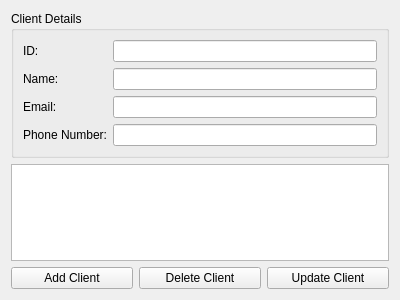
<?xml version="1.0" encoding="UTF-8"?>
<ui version="4.0">
    <class>ClientsUI</class>
    <widget class="QWidget" name="ClientsUI">
        <property name="geometry">
            <rect>
                <x>0</x>
                <y>0</y>
                <width>400</width>
                <height>300</height>
            </rect>
        </property>
        <property name="windowTitle">
            <string>Form</string>
        </property>
        <layout class="QVBoxLayout" name="verticalLayout_3">
            <item>
                <widget class="QGroupBox" name="groupBox">
                    <property name="title">
                        <string>Client Details</string>
                    </property>
                    <layout class="QFormLayout" name="formLayout">
                        <item row="0" column="0">
                            <widget class="QLabel" name="nameLabel_2">
                                <property name="text">
                                    <string>ID:</string>
                                </property>
                            </widget>
                        </item>
                        <item row="0" column="1">
                            <widget class="QLineEdit" name="idLineEdit"/>
                        </item>
                        <item row="1" column="0">
                            <widget class="QLabel" name="rankingLabel">
                                <property name="text">
                                    <string>Name:</string>
                                </property>
                            </widget>
                        </item>
                        <item row="1" column="1">
                            <widget class="QLineEdit" name="nameLineEdit"/>
                        </item>
                        <item row="2" column="0">
                            <widget class="QLabel" name="emailLabel">
                                <property name="text">
                                    <string>Email:</string>
                                </property>
                            </widget>
                        </item>
                        <item row="2" column="1">
                            <widget class="QLineEdit" name="emailLineEdit"/>
                        </item>
                        <item row="3" column="0">
                            <widget class="QLabel" name="phoneNumberLabel">
                                <property name="text">
                                    <string>Phone Number:</string>
                                </property>
                            </widget>
                        </item>
                        <item row="3" column="1">
                            <widget class="QLineEdit" name="phoneNumberLineEdit"/>
                        </item>
                    </layout>
                </widget>
            </item>
            <item>
                <widget class="QTableView" name="clientsTableView"/>
            </item>
            <item>
                <layout class="QHBoxLayout" name="horizontalLayout">
                    <item>
                        <widget class="QPushButton" name="addClientButton">
                            <property name="text">
                                <string>Add Client</string>
                            </property>
                        </widget>
                    </item>
                    <item>
                        <widget class="QPushButton" name="deleteClientButton">
                            <property name="text">
                                <string>Delete Client</string>
                            </property>
                        </widget>
                    </item>
                    <item>
                        <widget class="QPushButton" name="updateClientButton">
                            <property name="text">
                                <string>Update Client</string>
                            </property>
                        </widget>
                    </item>
                </layout>
            </item>
        </layout>
    </widget>
    <resources/>
    <connections/>
</ui>
